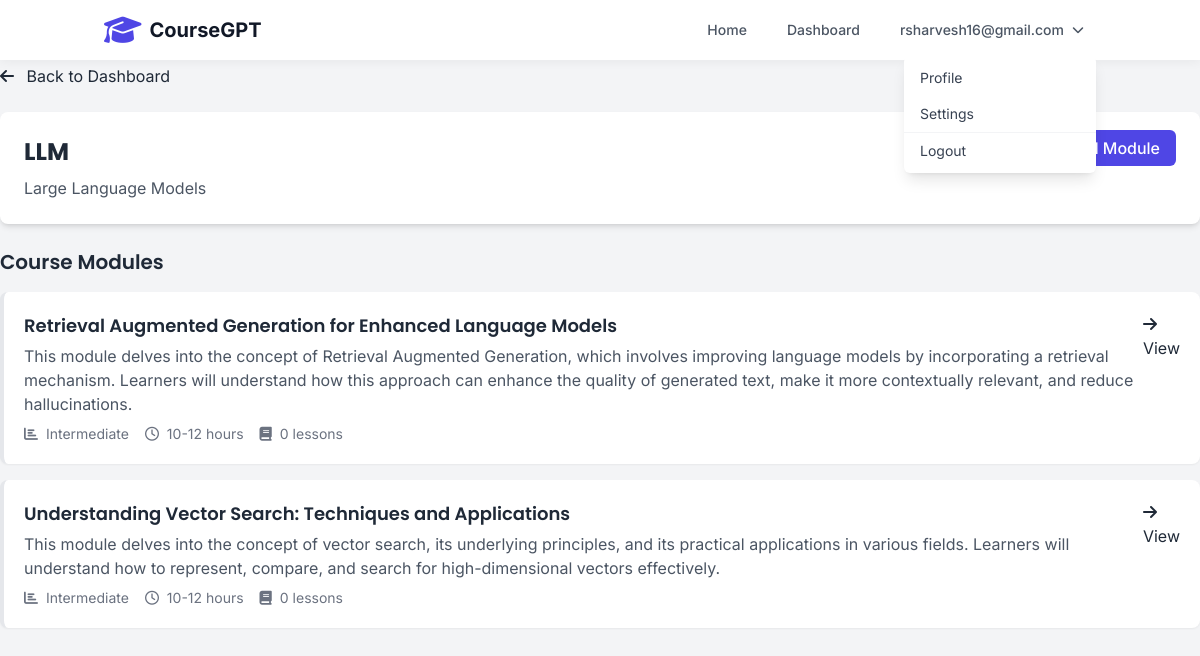
Screenshot of /courses/f4d994c0-2d3c-4727-91ca-40f0bb1104d2 (signed in) with the database file from the repository.
### tables this page shows
CREATE TABLE users (
        id INTEGER PRIMARY KEY AUTOINCREMENT,
        username TEXT UNIQUE NOT NULL,
        email TEXT UNIQUE NOT NULL,
        hashed_password TEXT NOT NULL,
        disabled BOOLEAN NOT NULL DEFAULT 0,
        created_at TIMESTAMP DEFAULT CURRENT_TIMESTAMP
    );

CREATE TABLE courses (
        id TEXT PRIMARY KEY,
        user_id INTEGER NOT NULL,
        title TEXT NOT NULL,
        description TEXT NOT NULL,
        created_at TIMESTAMP DEFAULT CURRENT_TIMESTAMP,
        FOREIGN KEY (user_id) REFERENCES users (id)
    );

CREATE TABLE modules (
        id TEXT PRIMARY KEY,
        course_id TEXT NOT NULL,
        title TEXT NOT NULL,
        description TEXT NOT NULL,
        prerequisites TEXT,
        difficulty TEXT NOT NULL,
        estimated_time TEXT,
        FOREIGN KEY (course_id) REFERENCES courses (id)
    );

### app.py (the view)
@app.get("/courses/{course_id}", response_class=HTMLResponse)
async def view_course(request: Request, course_id: str):
    user = await get_current_user(request)
    if not user:
        return RedirectResponse(url="/login", status_code=status.HTTP_302_FOUND)
    course = get_course(course_id)
    if not course:
        raise HTTPException(status_code=404, detail="Course not found")
    course_modules = get_course_modules(course_id)
    return templates.TemplateResponse(
        "course_detail.html",
        {"request": request, "user": user, "course": course, "modules": course_modules}
    )

### templates/course_detail.html (shortened to what this page needs)
{% extends "base.html" %}
{% block content %}
<div class="mb-6">
    <a href="/" class="text-primary hover:text-primary-dark">
        <i class="fas fa-arrow-left mr-2"></i> Back to Dashboard
    </a>
</div>
<div class="bg-white rounded-lg shadow-md p-6 mb-6">
    <div class="flex justify-between items-start">
        <div>
            <h1 class="text-2xl font-bold mb-2">{{ course.title }}</h1>
            <p class="text-gray-600">{{ course.description }}</p>
        </div>
        <div>
            <a href="/courses/{{ course.id }}/modules/new" class="btn-primary">
                 Add Module
            </a>
        </div>
    </div>
</div>
<h2 class="text-xl font-semibold mb-4">Course Modules</h2>
{% if modules %}
<div class="space-y-4">
    {% for module in modules %}
    <div class="bg-white rounded-lg shadow-sm p-5 border-l-4 border-primary">
        <div class="flex justify-between items-start">
            <div>
                <h3 class="font-semibold text-lg mb-1">{{ module.title }}</h3>
                <p class="text-gray-600 mb-2">{{ module.description }}</p>
                <div class="flex space-x-4 text-sm text-gray-500">
                    <span><i class="fas fa-chart-bar mr-1"></i> {{ module.difficulty }}</span>
                    <span><i class="far fa-clock mr-1"></i> {{ module.estimated_time }}</span>
                    <span><i class="fas fa-book mr-1"></i> {{ module.lessons|length }} lessons</span>
                </div>
            </div>
            <a href="/modules/{{ module.id }}" class="text-primary hover:text-primary-dark">
                <i class="fas fa-arrow-right"></i> View
            </a>
        </div>
    </div>
    {% endfor %}
</div>
{% endif %}
{% endblock %}

### templates/base.html (shortened to what this page needs)
<!DOCTYPE html>
<html lang="en">
<head>
    <script src="https://cdn.tailwindcss.com"></script>
    <link rel="stylesheet" href="https://cdnjs.cloudflare.com/ajax/libs/font-awesome/6.4.0/css/all.min.css">
    <link rel="stylesheet" href="https://cdnjs.cloudflare.com/ajax/libs/highlight.js/11.7.0/styles/atom-one-dark.min.css">
</head>
<body x-data="{ mobileMenuOpen: false }">
    <nav class="navbar fixed w-full z-10 top-0">
        <div class="container mx-auto px-4 py-3 flex justify-between items-center">
            <div class="flex items-center">
                <a href="/" class="flex items-center">
                    <div class="logo-animation mr-2 text-3xl text-indigo-600">
                        <i class="fas fa-graduation-cap"></i>
                    </div>
                    <span class="text-xl font-bold text-gray-900">CourseGPT</span>
                </a>
            </div>
            <div class="hidden md:flex items-center space-x-4">
                <a href="/" class="text-gray-600 hover:text-indigo-600 px-3 py-2 rounded-md text-sm font-medium">Home</a>
                <a href="/dashboard" class="text-gray-600 hover:text-indigo-600 px-3 py-2 rounded-md text-sm font-medium">Dashboard</a>
                {% if user %}
                <div class="relative" x-data="{ open: false }">
                    <button @click="open = !open" class="flex items-center text-gray-600 hover:text-indigo-600 px-3 py-2 rounded-md text-sm font-medium">
                        <span>{{ user.username }}</span>
                        <i class="fas fa-chevron-down ml-2 text-xs"></i>
                    </button>
                    <div x-show="open" @click.away="open = false" class="absolute right-0 mt-2 w-48 bg-white rounded-md shadow-lg py-1 z-50">
                        <a href="/profile" class="block px-4 py-2 text-sm text-gray-700 hover:bg-gray-100">Profile</a>
                        <a href="/settings" class="block px-4 py-2 text-sm text-gray-700 hover:bg-gray-100">Settings</a>
                        <div class="border-t border-gray-100"></div>
                        <a href="/logout" class="block px-4 py-2 text-sm text-gray-700 hover:bg-gray-100">Logout</a>
                    </div>
                </div>
                {% else %}
                <a href="/login" class="text-gray-600 hover:text-indigo-600 px-3 py-2 rounded-md text-sm font-medium">Login</a>
                <a href="/register" class="bg-indigo-600 hover:bg-indigo-700 text-white px-4 py-2 rounded-md text-sm font-medium">Sign Up</a>
                {% endif %}
            </div>
        </div>
    </nav>
    <div class="pt-16 min-h-screen">
        {% block content %}{% endblock %}
    </div>
</body>
</html>

### templates/base.html (style rules this page uses)
:root { --primary: #4f46e5; --primary-dark: #4338ca; --secondary: #10b981; --dark: #1f2937; --light: #f9fafb; --gray: #6b7280; --success: #10b981; --warning: #f59e0b; --danger: #ef4444; }
body { font-family: 'Inter', sans-serif; background-color: #f3f4f6; color: #1f2937; }
h1, h2, h3, h4, h5, h6 { font-family: 'Poppins', sans-serif; }
.navbar { background-color: #fff; box-shadow: 0 2px 10px rgba(0, 0, 0, 0.05); }
.btn-primary { background-color: var(--primary); color: white; padding: 0.5rem 1rem; border-radius: 0.375rem; font-weight: 500; transition: all 0.3s ease; }

### rows the page displays
users: username "rsharvesh16@gmail.com"
courses: title "LLM", description "Large Language Models"
modules: title "Retrieval Augmented Generation for Enhanced Language Models", description "This module delves into the concept of Retrieval Augmented Generation, which involves improving language models by incorporating a retrieval mechanism. Learners will understand how this approach can enhance the quality of generated text, make it more contextually relevant, and reduce hallucinations.", difficulty "Intermediate", estimated_time "10-12 hours", lessons|length "0"
modules: title "Understanding Vector Search: Techniques and Applications", description "This module delves into the concept of vector search, its underlying principles, and its practical applications in various fields. Learners will understand how to represent, compare, and search for high-dimensional vectors effectively.", difficulty "Intermediate", estimated_time "10-12 hours", lessons|length "0"
